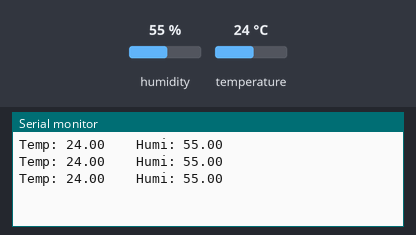
Recording of a sketch running on a simulated ESP8266 (NodeMCU). On the bench: the last lines printed to the serial monitor. Inputs (shaded band) come from the test bench; at power-on: humidity 55 %, temperature 24 °C.

Above: at 2.8 s.
2.9 s: humidity set to 22 %
At 5.5 s:
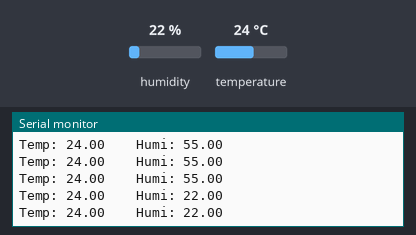
5.6 s: temperature set to 12 °C
At 6.9 s:
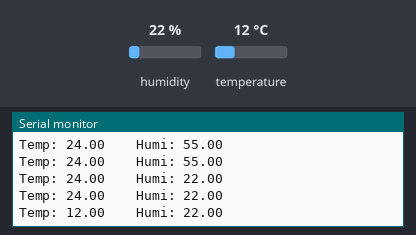
8.3 s: humidity set to 40 %
At 9.9 s:
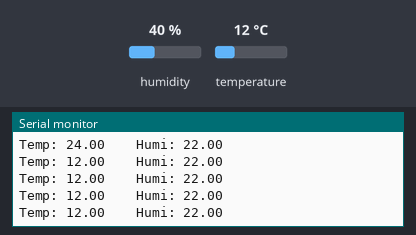
Timing chart, 0 to 11.4 s (numbered marks = the images above; inputs shaded):
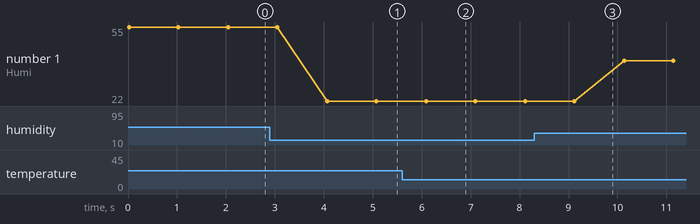

The sketch:

DHT11_NodeMCU.ino
```cpp
#include <DHT.h>
#define DHTPIN D4
#define DHTTYPE DHT11

// DHT11 객체 생성
DHT dht(DHTPIN, DHTTYPE);

void setup() {
  // 시리얼 통신으로 데이터를 PC로 보내기 초기화, 9600 baud 속도
  Serial.begin(9600);

  // DHT11 초기화
  dht.begin();
}

void loop() {
  float temp = dht.readTemperature();
  float humi = dht.readHumidity();
  Serial.print("Temp: ");
  Serial.print(temp);
  Serial.print("    Humi: ");
  Serial.println(humi);
  delay(1000);
}
```

Measured:
- after the input at 2.9 s, the serial monitor: prints a new line after 1.2 s (image 1)
- after the input at 5.6 s, the serial monitor: prints a new line after 0.49 s (image 2)
- plotted number 1: 55 → 22 after the input at 2.9 s, 22 → 40 after the input at 8.3 s
